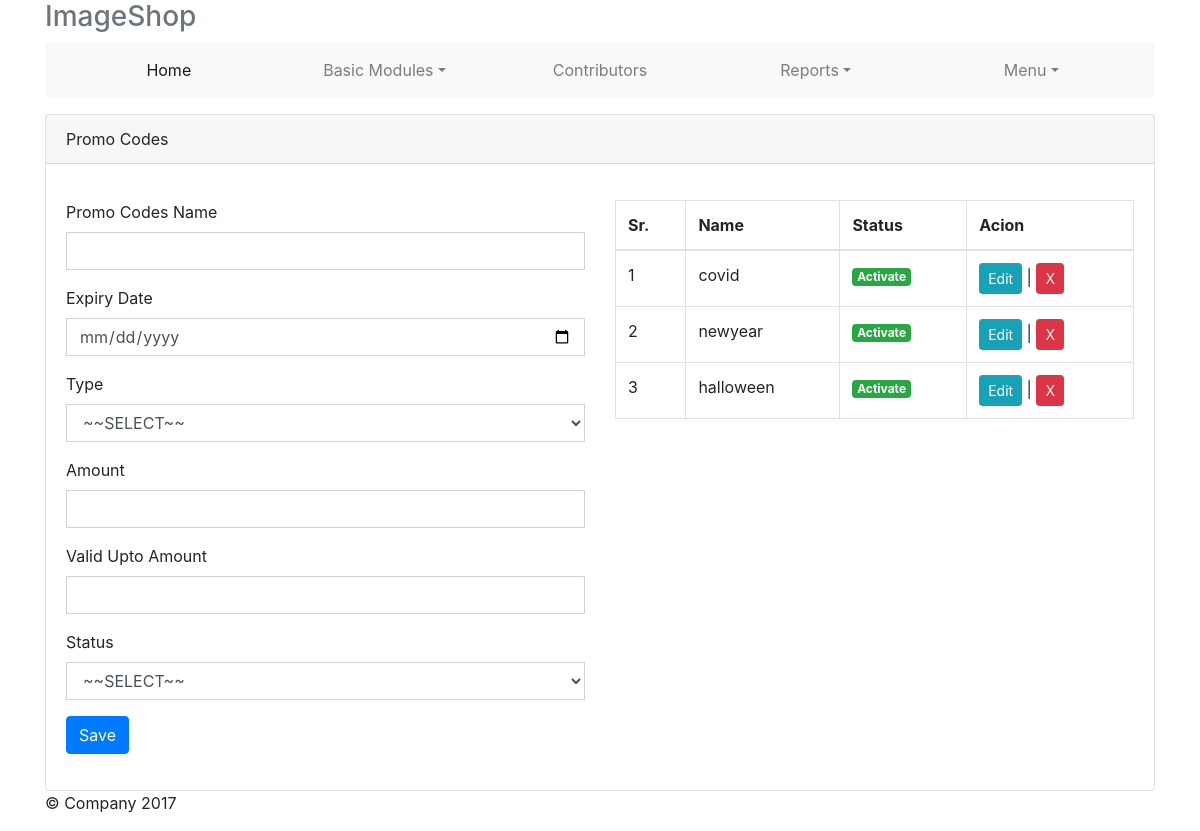
The app's page /admin/index.php?nav=promo_code (signed in) with its own data.
### tables this page shows
CREATE TABLE `promos` (
  `promo_id` int(11) NOT NULL,
  `promo_name` text NOT NULL,
  `promo_date` date NOT NULL,
  `promo_sts` text NOT NULL,
  `promo_type` text NOT NULL,
  `promo_amt` text NOT NULL,
  `promo_valid_amt` text NOT NULL,
  `promo_time` timestamp NOT NULL DEFAULT current_timestamp() ON UPDATE current_timestamp()
);

### admin/pages/promo_code.php (the view, shortened to what this page needs)
<div class="card">
	<div class="card-header">Promo Codes</div>
	<div class="card-body">
		<p class="card-text">
			<div class="row">
				<div class="col-sm-6">
					<form action="" method="POST" role="form" id="formData">
						<div class="form-group">
							<label for="">Promo Codes Name</label>
							<input type="text" class="form-control promo_name" name="promo_name" required="" id="promo_name">
						</div>
						<div class="form-group">
							<label for="">Expiry Date</label>
							<input type="date" class="form-control promo_date" name="promo_date" required="" id="promo_date">
						</div>
						<div class="form-group">
							<label for="">Type</label>
							<select name="promo_type" class="form-control promo_type" required="required" id="promo_type">
								<option value="">~~SELECT~~</option>
							</select>
						</div>
						<div class="form-group">
							<label for="">Amount</label>
							<input type="text" class="form-control promo_amt" name="promo_amt" required="" id="promo_amt">
						</div>
						<div class="form-group">
							<label for="">Valid Upto Amount</label>
							<input type="text" class="form-control promo_valid_amt" name="promo_valid_amt" required="" id="promo_valid_amt">
						</div>
						<div class="form-group">
							<label for="">Status</label>
							<select name="promo_sts" class="form-control promo_sts" required="required" id="promo_sts">
								<option value="">~~SELECT~~</option>
							</select>
						</div>
						<button type="submit" name="sub_cate_subByAdmin" id="saveData" class="btn btn-primary">Save</button>
					</form>
				</div>
				<div class="col-sm-6">
					<div id="Reload">
					<table class="table table-bordered">
						<thead>
							<tr>
								<th>Sr.</th>
								<th>Name</th>
								<th>Status</th>
								<th>Acion</th>
							</tr>
						</thead>
						<tbody>
							<?php
								$x = 1;
								$q = get($dbc,"promos");
								while ($r = mysqli_fetch_assoc($q)):?>
							<tr>
								<td><?=$x?></td>
								<td><?=$r['promo_name']?></td>
								<td><?=isActive($r['promo_sts'])?></td>
								<td>
								<button class="btn btn-info btn-sm update" id="<?=$r['promo_id']?>">Edit</button> | <button class="show-example-btn btn btn-danger delete btn-sm" onclick="DeleteData(<?=$r['promo_id']?>)">X</button>
								</td>
							</tr>
							<?php
								$x++;
								endwhile;
							?>
						</tbody>
					</table>
				   </div>
				</div>
			</div>
		</p>
	</div>
</div>

### connect/db.php (shortened to what this page needs)
<?php function isActive($data){
  return ($data==1)?'<span class="badge badge-success">Activate</span>':'<span class="badge badge-danger">Deactivated</span>';
} ?>
<?php
function get($dbc,$table){
return mysqli_query($dbc,"SELECT * FROM $table");
}
?>

### admin/css/custom.css (style rules this page uses)
.form-control { border-radius: 0px; }

### records on screen
promos: promo_name "covid", promo_sts "Activate"
promos: promo_name "newyear", promo_sts "Activate"
promos: promo_name "halloween", promo_sts "Activate"
